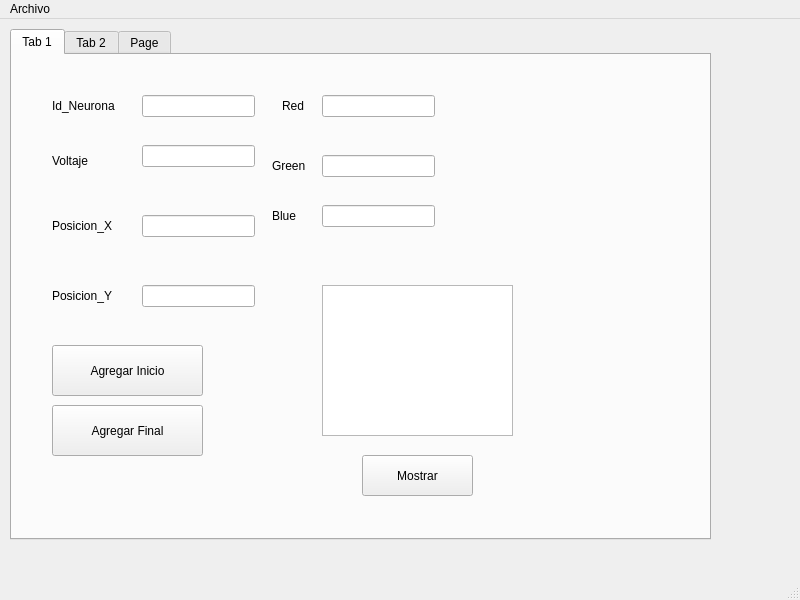
<?xml version="1.0" encoding="UTF-8"?>
<ui version="4.0">
 <class>MainWindow</class>
 <widget class="QMainWindow" name="MainWindow">
  <property name="geometry">
   <rect>
    <x>0</x>
    <y>0</y>
    <width>800</width>
    <height>600</height>
   </rect>
  </property>
  <property name="windowTitle">
   <string>MainWindow</string>
  </property>
  <widget class="QWidget" name="centralwidget">
   <widget class="QTabWidget" name="tabWidget">
    <property name="geometry">
     <rect>
      <x>10</x>
      <y>10</y>
      <width>701</width>
      <height>511</height>
     </rect>
    </property>
    <property name="currentIndex">
     <number>0</number>
    </property>
    <widget class="QWidget" name="tab">
     <attribute name="title">
      <string>Tab 1</string>
     </attribute>
     <widget class="QPushButton" name="pushButton_3">
      <property name="geometry">
       <rect>
        <x>40</x>
        <y>350</y>
        <width>151</width>
        <height>51</height>
       </rect>
      </property>
      <property name="text">
       <string>Agregar Final</string>
      </property>
     </widget>
     <widget class="QLabel" name="label_7">
      <property name="geometry">
       <rect>
        <x>270</x>
        <y>30</y>
        <width>71</width>
        <height>41</height>
       </rect>
      </property>
      <property name="text">
       <string>Red</string>
      </property>
     </widget>
     <widget class="QLabel" name="label_2">
      <property name="geometry">
       <rect>
        <x>40</x>
        <y>90</y>
        <width>61</width>
        <height>31</height>
       </rect>
      </property>
      <property name="text">
       <string>Voltaje</string>
      </property>
     </widget>
     <widget class="QLineEdit" name="lineEdit_3">
      <property name="geometry">
       <rect>
        <x>130</x>
        <y>160</y>
        <width>113</width>
        <height>22</height>
       </rect>
      </property>
     </widget>
     <widget class="QLabel" name="label_3">
      <property name="geometry">
       <rect>
        <x>40</x>
        <y>220</y>
        <width>71</width>
        <height>41</height>
       </rect>
      </property>
      <property name="text">
       <string>Posicion_Y</string>
      </property>
     </widget>
     <widget class="QLineEdit" name="lineEdit">
      <property name="geometry">
       <rect>
        <x>130</x>
        <y>40</y>
        <width>113</width>
        <height>22</height>
       </rect>
      </property>
     </widget>
     <widget class="QLineEdit" name="lineEdit_5">
      <property name="geometry">
       <rect>
        <x>310</x>
        <y>40</y>
        <width>113</width>
        <height>22</height>
       </rect>
      </property>
     </widget>
     <widget class="QLabel" name="label">
      <property name="geometry">
       <rect>
        <x>40</x>
        <y>30</y>
        <width>81</width>
        <height>41</height>
       </rect>
      </property>
      <property name="text">
       <string>Id_Neurona</string>
      </property>
     </widget>
     <widget class="QLineEdit" name="lineEdit_7">
      <property name="geometry">
       <rect>
        <x>310</x>
        <y>150</y>
        <width>113</width>
        <height>22</height>
       </rect>
      </property>
     </widget>
     <widget class="QLabel" name="label_5">
      <property name="geometry">
       <rect>
        <x>260</x>
        <y>140</y>
        <width>61</width>
        <height>41</height>
       </rect>
      </property>
      <property name="text">
       <string>Blue</string>
      </property>
     </widget>
     <widget class="QPlainTextEdit" name="plainTextEdit">
      <property name="geometry">
       <rect>
        <x>310</x>
        <y>230</y>
        <width>191</width>
        <height>151</height>
       </rect>
      </property>
     </widget>
     <widget class="QLineEdit" name="lineEdit_2">
      <property name="geometry">
       <rect>
        <x>130</x>
        <y>90</y>
        <width>113</width>
        <height>22</height>
       </rect>
      </property>
     </widget>
     <widget class="QPushButton" name="pushButton_2">
      <property name="geometry">
       <rect>
        <x>40</x>
        <y>290</y>
        <width>151</width>
        <height>51</height>
       </rect>
      </property>
      <property name="text">
       <string>Agregar Inicio</string>
      </property>
     </widget>
     <widget class="QLineEdit" name="lineEdit_6">
      <property name="geometry">
       <rect>
        <x>310</x>
        <y>100</y>
        <width>113</width>
        <height>22</height>
       </rect>
      </property>
     </widget>
     <widget class="QPushButton" name="pushButton">
      <property name="geometry">
       <rect>
        <x>350</x>
        <y>400</y>
        <width>111</width>
        <height>41</height>
       </rect>
      </property>
      <property name="text">
       <string>Mostrar</string>
      </property>
     </widget>
     <widget class="QLineEdit" name="lineEdit_4">
      <property name="geometry">
       <rect>
        <x>130</x>
        <y>230</y>
        <width>113</width>
        <height>22</height>
       </rect>
      </property>
     </widget>
     <widget class="QLabel" name="label_6">
      <property name="geometry">
       <rect>
        <x>260</x>
        <y>90</y>
        <width>71</width>
        <height>41</height>
       </rect>
      </property>
      <property name="text">
       <string>Green</string>
      </property>
     </widget>
     <widget class="QLabel" name="label_8">
      <property name="geometry">
       <rect>
        <x>40</x>
        <y>150</y>
        <width>71</width>
        <height>41</height>
       </rect>
      </property>
      <property name="text">
       <string>Posicion_X</string>
      </property>
     </widget>
    </widget>
    <widget class="QWidget" name="tab_2">
     <attribute name="title">
      <string>Tab 2</string>
     </attribute>
     <widget class="QLineEdit" name="lineEdit_8">
      <property name="geometry">
       <rect>
        <x>20</x>
        <y>30</y>
        <width>151</width>
        <height>21</height>
       </rect>
      </property>
     </widget>
     <widget class="QPushButton" name="pushButton_4">
      <property name="geometry">
       <rect>
        <x>200</x>
        <y>20</y>
        <width>141</width>
        <height>41</height>
       </rect>
      </property>
      <property name="text">
       <string>Buscar</string>
      </property>
     </widget>
     <widget class="QTableWidget" name="tableWidget">
      <property name="geometry">
       <rect>
        <x>20</x>
        <y>80</y>
        <width>661</width>
        <height>341</height>
       </rect>
      </property>
     </widget>
    </widget>
    <widget class="QWidget" name="tab_3">
     <attribute name="title">
      <string>Page</string>
     </attribute>
     <widget class="QGraphicsView" name="graphicsView">
      <property name="geometry">
       <rect>
        <x>40</x>
        <y>50</y>
        <width>591</width>
        <height>331</height>
       </rect>
      </property>
     </widget>
     <widget class="QPushButton" name="pushButton_5">
      <property name="geometry">
       <rect>
        <x>280</x>
        <y>400</y>
        <width>121</width>
        <height>51</height>
       </rect>
      </property>
      <property name="text">
       <string>Mostrar</string>
      </property>
     </widget>
    </widget>
   </widget>
  </widget>
  <widget class="QMenuBar" name="menubar">
   <property name="geometry">
    <rect>
     <x>0</x>
     <y>0</y>
     <width>800</width>
     <height>21</height>
    </rect>
   </property>
   <widget class="QMenu" name="menuArchivo">
    <property name="title">
     <string>Archivo</string>
    </property>
    <addaction name="actionOpen"/>
    <addaction name="actionSave"/>
   </widget>
   <addaction name="menuArchivo"/>
  </widget>
  <widget class="QStatusBar" name="statusbar"/>
  <action name="actionOpen">
   <property name="text">
    <string>Open</string>
   </property>
  </action>
  <action name="actionSave">
   <property name="text">
    <string>Save</string>
   </property>
  </action>
 </widget>
 <resources/>
 <connections/>
</ui>
